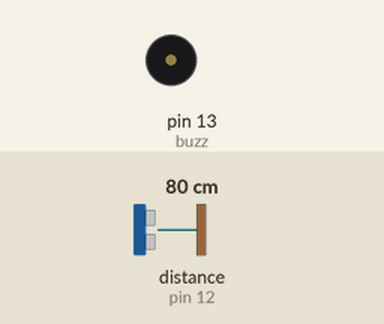
Recording of a sketch running on a simulated Arduino Uno, built with avr-gcc and run on an emulated ATmega328P. On the bench: buzzer (waves = sounding). Wiring (inferred from the names in the program): ultrasonic range finder: trigger pin 11; echo pin 12. The inputs (shaded band) are chosen by the test bench; at power-on: distance to the obstacle (sensor on pin 12) 80 cm. The echo pulse lasts 58.3 µs per cm; what the sketch prints to the serial monitor is not drawn.

Above: at 1.2 s.
1.3 s: distance to the obstacle (sensor on pin 12) set to 34 cm
4.3 s: distance to the obstacle (sensor on pin 12) set to 27 cm
Timing chart, 0 to 11.8 s (numbered marks = the images above; inputs shaded):
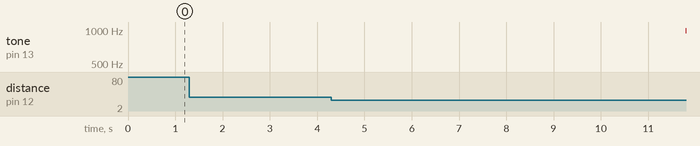

The sketch:

alarm_distance.ino
```cpp
#define trigPin 11
#define echoPin 12
#define period 10

int freq= 0;
int buzz= 13;
int dur, dist;

void setup()
{
 Serial.begin (9600);
 pinMode(trigPin, OUTPUT);
 pinMode(echoPin, INPUT);
 pinMode(buzz, OUTPUT);
}

void loop()
{
 digitalWrite(trigPin, HIGH);
 delayMicroseconds(10);
 digitalWrite(trigPin, LOW);
 dur= pulseIn(echoPin, HIGH);
 dist= (dur / 2) / 29.1;

 if (dist>= 30 || dist<= 0)
 {
 Serial.println("target");
 digitalWrite(buzz, LOW);
 }

 else
  {
   Serial.println("unknown detected");
   Serial.print("dist= ");
   Serial.print(dist);

   for (freq= 150; freq < 1800; freq+= 1)
    {
    tone(buzz, freq, period);
    delay(3);
    }

   for (freq= 1800; freq > 150; freq-= 1)
    {
    tone(buzz, freq, period);
    delay(3);
    }

  }
}
```

Measured:
- after the input at 1.3 s, every drawn part: stays the same
- after the input at 4.3 s, tone on pin 13 (buzz): silent → 981 Hz after 7.5 s
